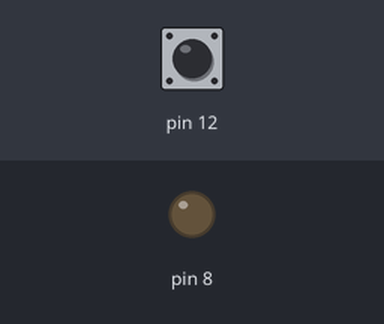
The program below on a simulated Raspberry Pi (header pin numbers). Shown: output pins drawn as LEDs (lit = HIGH). The test bench sets the inputs (shaded band); at power-on: pin 12 HIGH. The clock reads 2024-03-15 10:24:30 at power-on unless the program sets it.

Above: at 0.1 s.
At 2.1 s:
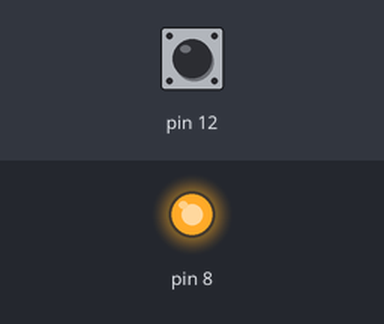
Timing chart, 0 to 5.5 s (numbered marks = the images above):
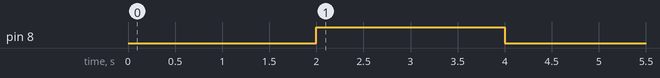

The program:

ultrasonic_sensor.py
```python
import RPi.GPIO as GPIO
import time

GPIO.setmode(GPIO.BOARD)
GPIO.setup(8, GPIO.OUT)
GPIO.setup(12, GPIO.IN)

GPIO.output(8, GPIO.LOW)
time.sleep(2)
GPIO.output(8, GPIO.HIGH)
time.sleep(2)
GPIO.output(8, GPIO.LOW)
try:
    while GPIO.input(12) == 0:
        start = time.time()
    while GPIO.input(12) == 1:
        bounce = time.time()

    duration = bounce - start
    distance = round(duration * 17150, 2)
    print(f"Distance: {distance} cm")
except KeyboardInterrupt:
    GPIO.cleanup()
```

Measured:
- by itself, pin 8: LOW → HIGH at 2.0 s, → LOW 2.0 s later
